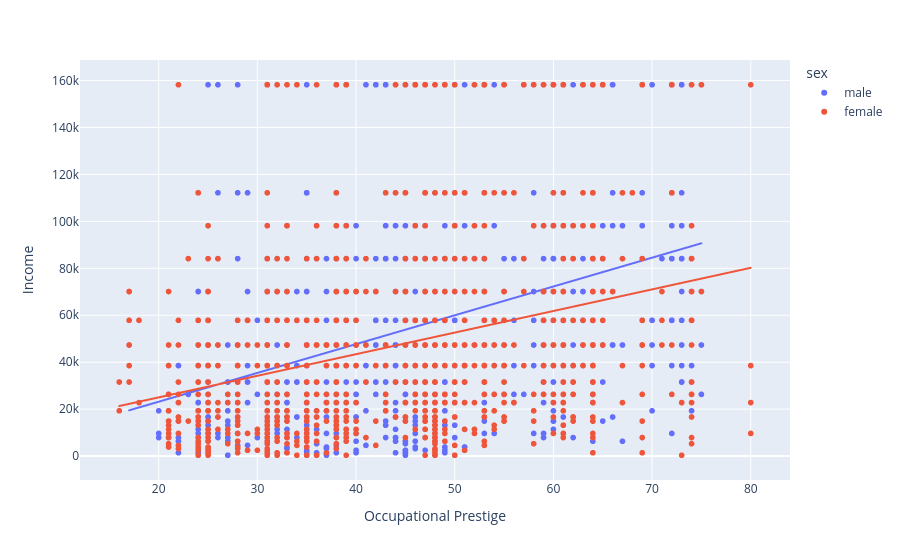

This figure's notebook cell:
### Markdown cell above
## Problem 4
Create an interactive scatterplot with `job_prestige` on the x-axis and `income` on the y-axis. Color code the points by `sex` and make sure that the figure includes a legend for these colors. Also include two best-fit lines, one for men and one for women. Finally, include hover data that shows us the values of `education` and `socioeconomic_index` for any point the mouse hovers over. Write presentable labels for the x and y-axes, but don't bother with a title because we will be using a subtitle on the dashboard for this graphic. 

If you see an error that says the package "statsmodels" is not installed, add it to your conda environment via the terminal by activating the environment then typing `conda install statsmodels`. [15 points]

### Code cell
scatter = px.scatter(gss_clean,
                    x='job_prestige',
                    y='income',
                    color='sex',
                    trendline='ols', 
                    hover_data=['education', 'socioeconomic_index'],
                    labels={
                        'income': 'Income',
                        'job_prestige': 'Occupational Prestige',
                        'education': 'Education',
                        'socioeconomic_index': 'Socioeconomic Index'
                    })
scatter.show()

### Figure 1 — Plotly figure (JSON) as saved in the notebook; plotly's stock layout.template omitted (floating-point values rounded to 4 significant figures; data arrays with more than 128 entries replaced by an {"elided": "..."} marker saying what was removed)
{"data": [{"customdata": {"elided": "1052x2 float values"}, "hovertemplate": "sex=male<br>Occupational Prestige=%{x}<br>Income=%{y}<br>Education=%{customdata[0]}<br>Socioeconomic Index=%{customdata[1]}<extra></extra>", "legendgroup": "male", "marker": {"color": "#636efa", "symbol": "circle"}, "mode": "markers", "name": "male", "showlegend": true, "type": "scattergl", "x": {"elided": "1052 float values"}, "xaxis": "x", "y": {"elided": "1052 float values"}, "yaxis": "y"}, {"hovertemplate": "<b>OLS trendline</b><br>income = 1227.2 * job_prestige + -1382.87<br>R<sup>2</sup>=0.148539<br><br>sex=male<br>Occupational Prestige=%{x}<br>Income=%{y} <b>(trend)</b><extra></extra>", "legendgroup": "male", "marker": {"color": "#636efa", "symbol": "circle"}, "mode": "lines", "name": "male", "showlegend": false, "type": "scattergl", "x": {"elided": "954 float values"}, "xaxis": "x", "y": {"elided": "954 float values"}, "yaxis": "y"}, {"customdata": {"elided": "1296x2 float values"}, "hovertemplate": "sex=female<br>Occupational Prestige=%{x}<br>Income=%{y}<br>Education=%{customdata[0]}<br>Socioeconomic Index=%{customdata[1]}<extra></extra>", "legendgroup": "female", "marker": {"color": "#EF553B", "symbol": "circle"}, "mode": "markers", "name": "female", "showlegend": true, "type": "scattergl", "x": {"elided": "1296 float values"}, "xaxis": "x", "y": {"elided": "1296 float values"}, "yaxis": "y"}, {"hovertemplate": "<b>OLS trendline</b><br>income = 920.149 * job_prestige + 6600.68<br>R<sup>2</sup>=0.092783<br><br>sex=female<br>Occupational Prestige=%{x}<br>Income=%{y} <b>(trend)</b><extra></extra>", "legendgroup": "female", "marker": {"color": "#EF553B", "symbol": "circle"}, "mode": "lines", "name": "female", "showlegend": false, "type": "scattergl", "x": {"elided": "1121 float values"}, "xaxis": "x", "y": {"elided": "1121 float values"}, "yaxis": "y"}], "layout": {"legend": {"title": {"text": "sex"}, "tracegroupgap": 0}, "margin": {"t": 60}, "xaxis": {"anchor": "y", "domain": [0, 1], "title": {"text": "Occupational Prestige"}}, "yaxis": {"anchor": "x", "domain": [0, 1], "title": {"text": "Income"}}}}
